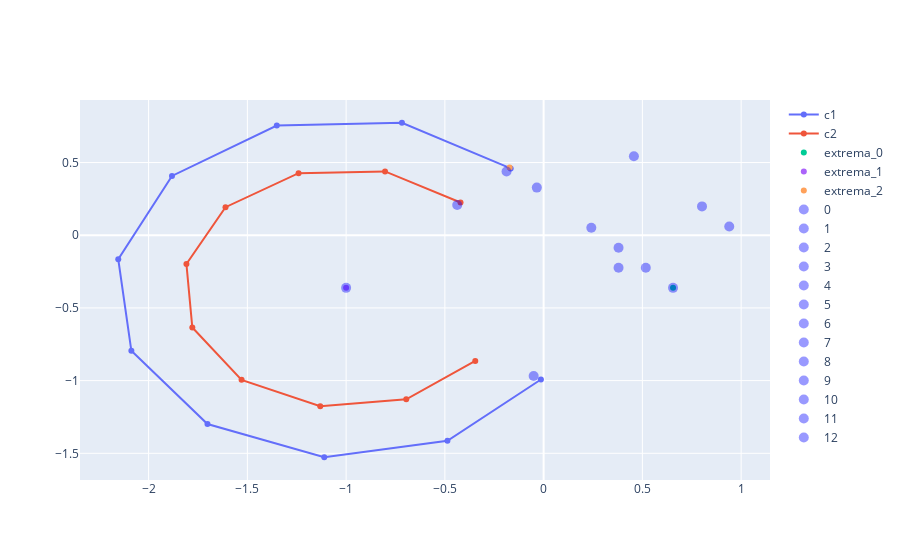

Notebook code cell kept with this figure:
### Code cell
x,y = points_to_plot(c1)
fig = quick_plotly_plot(x,y, "c1", "lines+markers")

fig = add_geom_to_plotly(sp.LineString(c2), fig, "c2", "lines+markers" )

# fig = add_geom_to_plotly(shape.boundary, fig, "shape", "lines+markers" )

for ix, e in enumerate(cm.extrema):
    fig = add_geom_to_plotly(e, fig, f"extrema_{ix}")

fig = add_embedding_to_plotly(cm.embed, fig )

fig.show()

### Figure 1 — Plotly figure (JSON) as saved in the notebook; plotly's stock layout.template omitted (floating-point values rounded to 4 significant figures)
{"data": [{"mode": "lines+markers", "name": "c1", "type": "scatter", "x": [-0.1667, -0.7174, -1.351, -1.882, -2.154, -2.087, -1.702, -1.111, -0.487, -0.01378], "y": [0.4597, 0.7737, 0.7545, 0.4077, -0.1648, -0.7953, -1.299, -1.527, -1.414, -0.9923]}, {"mode": "lines+markers", "name": "c2", "type": "scatter", "x": [-0.4207, -0.8029, -1.241, -1.611, -1.808, -1.779, -1.529, -1.131, -0.6956, -0.3461], "y": [0.2253, 0.439, 0.427, 0.1927, -0.198, -0.6348, -0.9949, -1.177, -1.129, -0.865]}, {"mode": "markers", "name": "extrema_0", "type": "scatter", "x": [0.6552], "y": [-0.3621]}, {"mode": "markers", "name": "extrema_1", "type": "scatter", "x": [-1], "y": [-0.3621]}, {"mode": "markers", "name": "extrema_2", "type": "scatter", "x": [-0.1724], "y": [0.4655]}, {"hoverinfo": "text", "hovertext": ["0, ((-1.0, -0.362))"], "marker": {"color": "blue", "opacity": 0.4, "size": 10}, "mode": "markers", "name": "0", "type": "scatter", "x": [-1], "y": [-0.3621]}, {"hoverinfo": "text", "hovertext": ["1, ((0.379, -0.224))"], "marker": {"color": "blue", "opacity": 0.4, "size": 10}, "mode": "markers", "name": "1", "type": "scatter", "x": [0.3793], "y": [-0.2241]}, {"hoverinfo": "text", "hovertext": ["2, ((0.379, -0.086))"], "marker": {"color": "blue", "opacity": 0.4, "size": 10}, "mode": "markers", "name": "2", "type": "scatter", "x": [0.3793], "y": [-0.08621]}, {"hoverinfo": "text", "hovertext": ["3, ((0.655, -0.362))"], "marker": {"color": "blue", "opacity": 0.4, "size": 10}, "mode": "markers", "name": "3", "type": "scatter", "x": [0.6552], "y": [-0.3621]}, {"hoverinfo": "text", "hovertext": ["4, ((-0.437, 0.208))"], "marker": {"color": "blue", "opacity": 0.4, "size": 10}, "mode": "markers", "name": "4", "type": "scatter", "x": [-0.4375], "y": [0.2083]}, {"hoverinfo": "text", "hovertext": ["5, ((-0.188, 0.439))"], "marker": {"color": "blue", "opacity": 0.4, "size": 10}, "mode": "markers", "name": "5", "type": "scatter", "x": [-0.1878], "y": [0.4389]}, {"hoverinfo": "text", "hovertext": ["6, ((-0.034, 0.328))"], "marker": {"color": "blue", "opacity": 0.4, "size": 10}, "mode": "markers", "name": "6", "type": "scatter", "x": [-0.03448], "y": [0.3276]}, {"hoverinfo": "text", "hovertext": ["7, ((0.241, 0.052))"], "marker": {"color": "blue", "opacity": 0.4, "size": 10}, "mode": "markers", "name": "7", "type": "scatter", "x": [0.2414], "y": [0.05172]}, {"hoverinfo": "text", "hovertext": ["8, ((0.517, -0.224))"], "marker": {"color": "blue", "opacity": 0.4, "size": 10}, "mode": "markers", "name": "8", "type": "scatter", "x": [0.5172], "y": [-0.2241]}, {"hoverinfo": "text", "hovertext": ["9, ((0.457, 0.543))"], "marker": {"color": "blue", "opacity": 0.4, "size": 10}, "mode": "markers", "name": "9", "type": "scatter", "x": [0.457], "y": [0.5432]}, {"hoverinfo": "text", "hovertext": ["10, ((-0.05, -0.969))"], "marker": {"color": "blue", "opacity": 0.4, "size": 10}, "mode": "markers", "name": "10", "type": "scatter", "x": [-0.05046], "y": [-0.9688]}, {"hoverinfo": "text", "hovertext": ["11, ((0.94, 0.06))"], "marker": {"color": "blue", "opacity": 0.4, "size": 10}, "mode": "markers", "name": "11", "type": "scatter", "x": [0.9398], "y": [0.06045]}, {"hoverinfo": "text", "hovertext": ["12, ((0.802, 0.198))"], "marker": {"color": "blue", "opacity": 0.4, "size": 10}, "mode": "markers", "name": "12", "type": "scatter", "x": [0.8018], "y": [0.1984]}], "layout": {}}
